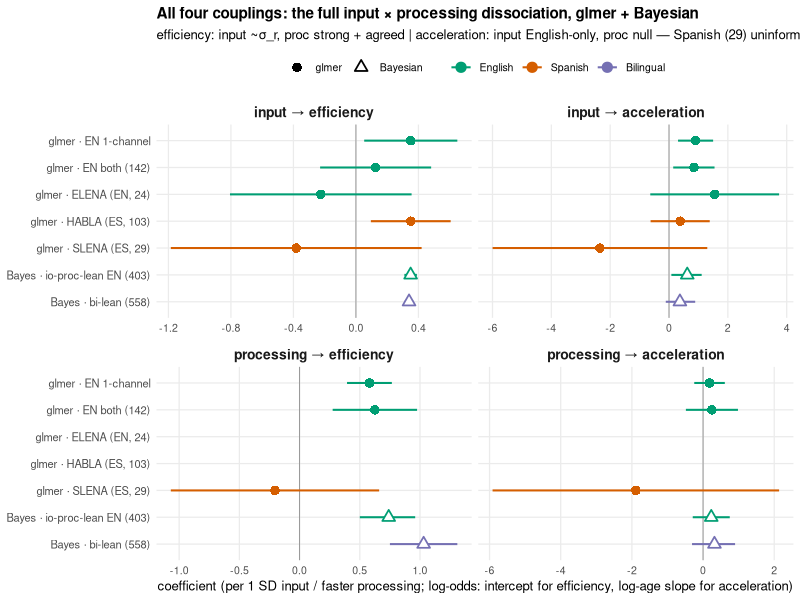

Reproduce this figure in R.
## All FOUR couplings as a 2x2 panel grid -- input/processing x efficiency(level)/acceleration --
## with every glmer + Bayesian estimate on a shared estimator y-axis. Common per-1-SD units;
## processing is in "faster-processing -> outcome" units on both sides (glmer proc_z = -residual;
## Bayesian eff_proc_* sign-flipped in sm2_overlay). Lets us read the whole dissociation at once.
## RUN LOCALLY. -> figs/four_couplings_forest.png
suppressPackageStartupMessages({library(dplyr); library(ggplot2); library(here); library(readr)})

gl  <- read_csv(here("studies/io_proc_glmer/results/glmer_ladder_coefs.csv"),  show_col_types = FALSE)
coh <- read_csv(here("studies/io_proc_glmer/results/cohort_glmer_coefs.csv"),   show_col_types = FALSE)
slp <- read_csv(here("studies/io_proc_glmer/results/slena_proc.csv"),           show_col_types = FALSE)
sm2 <- read_csv(here("studies/io_proc_glmer/results/sm2_overlay.csv"),          show_col_types = FALSE)

coupling <- function(channel, term) ifelse(channel == "input",
  ifelse(term == "level", "input → efficiency", "input → acceleration"),
  ifelse(term == "level", "processing → efficiency", "processing → acceleration"))
row_of <- function(df, est_lab, method, language) df %>%
  transmute(coupling = coupling(channel, term), estimator = est_lab, method, language, est, lo, hi)

d <- bind_rows(
  row_of(filter(gl, spec == "both_common"),                 "glmer · EN both (142)",      "glmer", "English"),
  row_of(filter(gl, spec == "input_full"),                  "glmer · EN 1-channel",       "glmer", "English"),
  row_of(filter(gl, spec == "proc_full"),                   "glmer · EN 1-channel",       "glmer", "English"),
  row_of(filter(coh, grepl("SLENA", spec)),                 "glmer · SLENA (ES, 29)",     "glmer", "Spanish"),
  row_of(slp,                                               "glmer · SLENA (ES, 29)",     "glmer", "Spanish"),
  row_of(filter(coh, grepl("HABLA", spec)),                 "glmer · HABLA (ES, 103)",    "glmer", "Spanish"),
  row_of(filter(coh, grepl("ELENA", spec)),                 "glmer · ELENA (EN, 24)",     "glmer", "English"),
  row_of(filter(sm2, spec == "en_d2"),                      "Bayes · io-proc-lean EN (403)","Bayesian","English"),
  row_of(filter(sm2, spec == "bi_d2"),                      "Bayes · bi-lean (558)",      "Bayesian","Bilingual"))

EST_ORDER <- rev(c("glmer · EN 1-channel", "glmer · EN both (142)", "glmer · ELENA (EN, 24)",
                   "glmer · HABLA (ES, 103)", "glmer · SLENA (ES, 29)",
                   "Bayes · io-proc-lean EN (403)", "Bayes · bi-lean (558)"))
d <- d %>% mutate(estimator = factor(estimator, EST_ORDER),
                  language  = factor(language, c("English","Spanish","Bilingual")),
                  method    = factor(method, c("glmer","Bayesian")),
                  coupling  = factor(coupling, c("input → efficiency","input → acceleration",
                                                 "processing → efficiency","processing → acceleration")))
PAL <- c(English="#009E73", Spanish="#D55E00", Bilingual="#7570b3")
p <- ggplot(d, aes(est, estimator, color=language, shape=method)) +
  geom_vline(xintercept=0, linewidth=0.3, color="grey55") +
  geom_linerange(aes(xmin=lo, xmax=hi), linewidth=0.7) +
  geom_point(size=2.6, fill="white", stroke=0.9) +
  facet_wrap(~coupling, scales="free_x", ncol=2) +
  scale_color_manual(values=PAL, name=NULL) +
  scale_shape_manual(values=c(glmer=16, Bayesian=24), name=NULL) +
  labs(x="coefficient (per 1 SD input / faster processing; log-odds: intercept for efficiency, log-age slope for acceleration)",
       y=NULL, title="All four couplings: the full input × processing dissociation, glmer + Bayesian",
       subtitle="efficiency: input ~σ_r, proc strong + agreed | acceleration: input English-only, proc null — Spanish (29) uninformative on every coupling") +
  theme_minimal(base_size=9.5) +
  theme(panel.grid.minor=element_blank(), legend.position="top",
        plot.title=element_text(face="bold", size=11), strip.text=element_text(face="bold", size=10),
        axis.text.y=element_text(size=8))
ggsave(here("studies/io_proc_glmer/figs/four_couplings_forest.png"), p, width=11, height=6.4, dpi=140)
cat("wrote figs/four_couplings_forest.png\n")
d %>% arrange(coupling, estimator) %>%
  transmute(coupling, estimator, est=round(est,2), ci=sprintf("[%.2f,%.2f]",lo,hi)) %>% as.data.frame() %>% print(row.names=FALSE)
